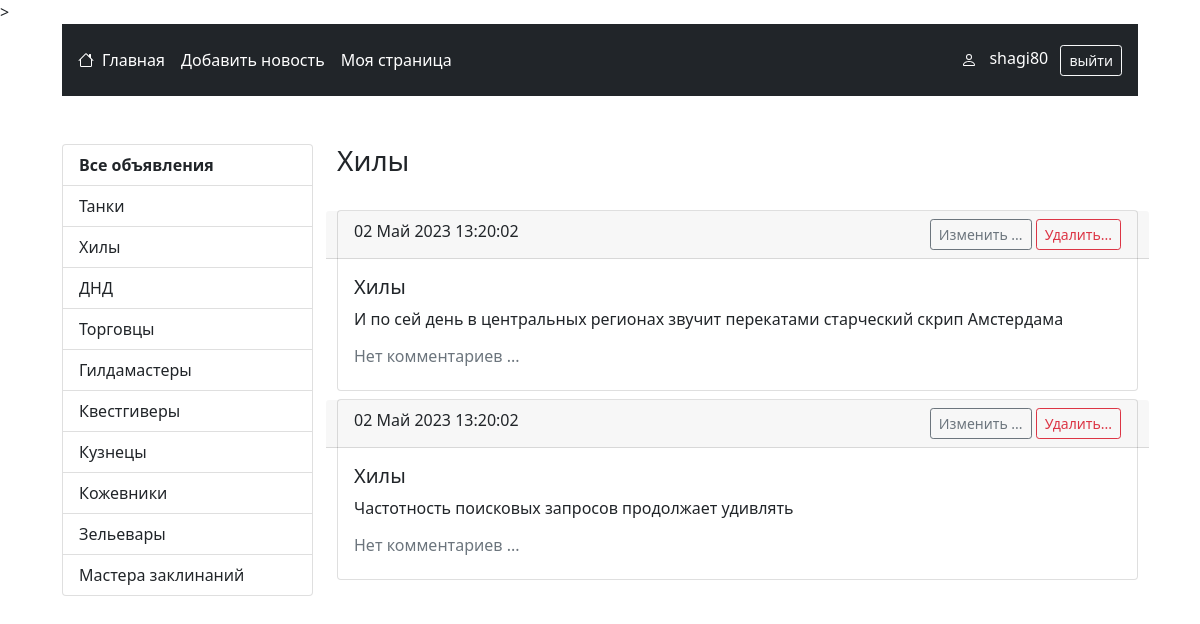
Screenshot of /user-page/1 (signed in) with the database file from the repository.
### advert/models.py (models this page shows, shortened)
class Advert(models.Model):
    category = models.CharField(choices=CATEGORY_CHOICES, max_length=50,
                                null=False, blank=False, verbose_name='Категория')
    title = models.CharField(max_length=255, null=False, blank=False,
                             verbose_name='Заголовок объявления')
    text = tinymce_models.HTMLField(max_length=4000, null=False, blank=False,
                                    verbose_name='Текст объявления')
    created_at = models.DateTimeField(auto_now_add=True,
                                      verbose_name='Время создания объявления')
    author = models.ForeignKey(User, on_delete=models.CASCADE, null=False,
                               blank=False, verbose_name='Автор объявления')
    class Meta:
        verbose_name = "Объявление"
        verbose_name_plural = "Объявления"
        ordering = ['-created_at']

### advert/views.py (the view)
# urls.py: path('user-page/', UserPage.as_view(), name = 'user_page'),
class UserPage(LoginRequiredMixin, ListView):
    model = Advert
    context_object_name = 'adverts'
    extra_context = {'title': 'Моя страница'}
    template_name = 'advert/user_page.html'
    def get_context_data(self, **kwargs):
        context = super().get_context_data(**kwargs)
        context['categories'] = CATEGORY_CHOICES
        if 'category_id' in self.kwargs:
            context['current_category_title'] = CATEGORY_CHOICES[self.kwargs['category_id']][1]
            context['current_category_key'] = CATEGORY_CHOICES[self.kwargs['category_id']][0]
        return (context)
    def get_queryset(self):
        adverts = Advert.objects.filter(author=self.request.user)
        if 'category_id' in self.kwargs:
            adverts = adverts.filter(category=CATEGORY_CHOICES[self.kwargs['category_id']][0])
        return adverts

### advert/templates/advert/user_page.html (shortened to what this page needs)
{% extends 'layout.html' %}
{% load static %}
{% block content %}
    <main class="row my-5">
        <div class="col-lg-3 mb-3">
            <ul class="list-group">
                <a href="{% url 'user_page' %}" class="list-group-item list-group-item-action" aria-current="true">
                    <strong>Все объявления</strong>
                </a>
                {% for key,title in categories %}
                    <a href="{% url 'user_page_category' forloop.counter0 %}" class="list-group-item list-group-item-action" aria-current="true">
                        {{ title }}
                    </a>
                {% endfor %}
            </ul>
        </div>
        <div class='col-lg-9'>
            <div class='row justify-content-between align-items-center mb-4'>
                <h3 class="col-auto">
                    {% if current_category_title %}
                        {{ current_category_title }}
                    {% else %}
                        Все ваши объявления
                    {% endif %}
                </h3>
            </div>
            {% for advert in adverts %}
                <div class="card mb-2">
                    <div class="card-header row justify-content-center justify-content-sm-between">
                        <div class='col-auto'>{{ advert.created_at|date:'d F Y H:i:s' }}</div>
                        <div class='col-sm-auto text-center'>
                            <a href="{% url 'update_advert' advert.pk %}" class="btn btn-outline-secondary btn-sm">Изменить ...</a>
                            <a href="{% url 'delete_advert' advert.pk %}" class="btn btn-outline-danger btn-sm">Удалить...</a>
                        </div>
                    </div>
                    <div class="card-body">
                        <h5 class="card-title">{{ advert.get_category_display }}</h5>
                        <p class="card-text">{{ advert.title }}</p>
                        {% if advert.comment_set.all.count %}
                            <button class="btn btn-outline-primary btn-sm" type="button" data-bs-toggle="collapse" data-bs-target="#collapseComments-{{ advert.pk }}" aria-expanded="false" aria-controls="collapseComments-{{ advert.pk }}">
                                Показать/скрыть комментарии
                            </button>
                            <div class="collapse" id="collapseComments-{{ advert.pk }}">
                                <div id='comments' class='row mx-3 mt-4'>
                                    {% for comment in advert.comment_set.all %}
                                        <div id='comment_div_{{ comment.pk }}' class='mb-3'>
                                            <strong class='text-muted'> {{ comment.created_at|date:'d F Y H:i:s' }}  {{ comment.author }}</strong>
                                            <div> {{ comment.text }} </div>
                                            {% if advert.author == request.user %}
                                                {% if comment.accepted %}
                                                    <div class='text-success'>
                                                        <svg xmlns="http://www.w3.org/2000/svg" width="16" height="16" fill="currentColor" class="bi bi-check" viewBox="0 0 16 16">
                                                            <path d="M10.97 4.97a.75.75 0 0 1 1.07 1.05l-3.99 4.99a.75.75 0 0 1-1.08.02L4.324 8.384a.75.75 0 1 1 1.06-1.06l2.094 2.093 3.473-4.425a.267.267 0 0 1 .02-.022z"/>
                                                        </svg>
                                                        принят
                                                    </div>
                                                {% else %}
                                                    <div id='advert_author_buttons_{{ comment.pk }}'>
                                                        <button class='btn-accept btn btn-sm' comment-pk='{{ comment.pk }}'data-url='{% url "comment_accept"  %}' token='{{ csrf_token }}'>
                                                            <svg xmlns="http://www.w3.org/2000/svg" width="16" height="16" fill="currentColor" class="bi bi-check" viewBox="0 0 16 16">
                                                                <path d="M10.97 4.97a.75.75 0 0 1 1.07 1.05l-3.99 4.99a.75.75 0 0 1-1.08.02L4.324 8.384a.75.75 0 1 1 1.06-1.06l2.094 2.093 3.473-4.425a.267.267 0 0 1 .02-.022z"/>
                                                            </svg>
                                                            Принять
                                                        </button>
                                                        <button class='btn-delete btn btn-sm' comment-pk='{{ comment.pk }}'data-url='{% url "comment_delete"  %}' token='{{ csrf_token }}'>
                                                            <svg xmlns="http://www.w3.org/2000/svg" width="16" height="16" fill="currentColor" class="bi bi-x" viewBox="0 0 16 16">
                                                                <path d="M4.646 4.646a.5.5 0 0 1 .708 0L8 7.293l2.646-2.647a.5.5 0 0 1 .708.708L8.707 8l2.647 2.646a.5.5 0 0 1-.708.708L8 8.707l-2.646 2.647a.5.5 0 0 1-.708-.708L7.293 8 4.646 5.354a.5.5 0 0 1 0-.708z"/>
                                                            </svg>
                                                            Отклонить
                                                        </button>
                                                    </div>
                                                    <div id='advert_comment_success_{{ comment.pk }}' class='text-success' style='display:none'>
                                                        <svg xmlns="http://www.w3.org/2000/svg" width="16" height="16" fill="currentColor" class="bi bi-check" viewBox="0 0 16 16">
                                                            <path d="M10.97 4.97a.75.75 0 0 1 1.07 1.05l-3.99 4.99a.75.75 0 0 1-1.08.02L4.324 8.384a.75.75 0 1 1 1.06-1.06l2.094 2.093 3.473-4.425a.267.267 0 0 1 .02-.022z"/>
                                                        </svg>
                                                        принят
                                                    </div>
                                                {% endif %}
                                            {% endif %}
                                        </div>
                                    {% endfor %}
                                </div>
                            </div>
                        {% else %}
                            <h6 class='text-muted'>Нет комментариев ...</h6>
                        {% endif %}
                    </div>
                </div>
            {% empty %}
                <h4 class='my-5 text-center text-muted'>У вас пока нет объявлений ...</h4>
            {% endfor %}
        </div>
    </main>
{% endblock content %}

### templates/layout.html (shortened to what this page needs)
<!doctype html>
<html lang="ru">
  <head>
    <link href="https://cdn.jsdelivr.net/npm/bootstrap@5.0.2/dist/css/bootstrap.min.css" rel="stylesheet">>
  </head>
  <body>
    <main class="container col-11">
        <nav class="navbar sticky-top p-3 bg-dark text-white">
          <div class="col col-lg-auto d-flex flex-wrap align-items-center justify-content-center justify-content-lg-start">
            <a href="/" class="d-flex align-items-center mb-2 mb-lg-0 text-white text-decoration-none">
            </a>
            <ul class="nav col-lg-auto me-lg-auto mb-2 justify-content-center mb-md-0">
              <li><a href="/" class="nav-link px-2 text-white">Главная</a></li>
              {% if request.user.is_authenticated %}
                <li><a href="{% url 'create_adver' %}" class="nav-link px-2 text-white">Добавить новость</a></li>
                <li><a href="{% url 'user_page' %}" class="nav-link px-2 text-white">Моя страница</a></li>
              {% endif %}
            </ul>
          </div>
          <div class='col-12 col-lg-auto text-center'>
            {% if request.user.is_authenticated %}
              <div>
                <span class='mx-2'>{{ request.user.username }}</span>
                <a href="/accounts/logout/" role="button" class="btn btn-outline-light btn-sm">выйти</a>
              </div>
            {% else %}
              <div class="col">
                <a href="/accounts/login/" role="button" class="btn btn-outline-light btn-sm mx-2">войти</a>
              </div>
            {% endif %}
          </div>
        </nav>
        {% block content %}
        {% endblock content %}
    </main>
  </body>
</html>

### rows the page displays
Advert: created_at "02 Май 2023 13:20:02", category "Хилы", title "И по сей день в центральных регионах звучит перекатами старческий скрип Амстердама", shows "Нет комментариев ..."
Advert: created_at "02 Май 2023 13:20:02", category "Хилы", title "Частотность поисковых запросов продолжает удивлять", shows "Нет комментариев ..."

### other values shown
{{ request.user.username }} "shagi80"
{{ title }} "Танки" "Хилы" "ДНД" "Торговцы" "Гилдамастеры" "Квестгиверы" "Кузнецы" "Кожевники" "Зельевары" "Мастера заклинаний"
{{ current_category_title }} "Хилы"
